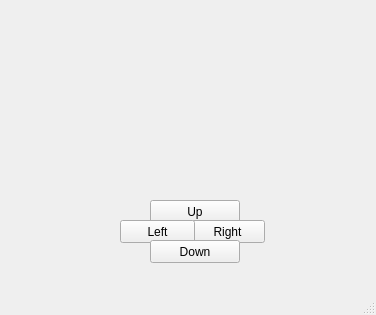
<?xml version="1.0" encoding="UTF-8"?>
<ui version="4.0">
 <class>MainWindow</class>
 <widget class="QMainWindow" name="MainWindow">
  <property name="geometry">
   <rect>
    <x>0</x>
    <y>0</y>
    <width>376</width>
    <height>315</height>
   </rect>
  </property>
  <property name="windowTitle">
   <string>LCL System</string>
  </property>
  <widget class="QWidget" name="centralwidget">
   <widget class="QPushButton" name="up_button">
    <property name="geometry">
     <rect>
      <x>150</x>
      <y>200</y>
      <width>90</width>
      <height>23</height>
     </rect>
    </property>
    <property name="text">
     <string>Up</string>
    </property>
   </widget>
   <widget class="QPushButton" name="right_button">
    <property name="geometry">
     <rect>
      <x>190</x>
      <y>220</y>
      <width>75</width>
      <height>23</height>
     </rect>
    </property>
    <property name="text">
     <string>Right</string>
    </property>
   </widget>
   <widget class="QPushButton" name="left_button">
    <property name="geometry">
     <rect>
      <x>120</x>
      <y>220</y>
      <width>75</width>
      <height>23</height>
     </rect>
    </property>
    <property name="text">
     <string>Left</string>
    </property>
   </widget>
   <widget class="QPushButton" name="down_button">
    <property name="geometry">
     <rect>
      <x>150</x>
      <y>240</y>
      <width>90</width>
      <height>23</height>
     </rect>
    </property>
    <property name="text">
     <string>Down</string>
    </property>
   </widget>
   <widget class="QWidget" name="verticalLayoutWidget">
    <property name="geometry">
     <rect>
      <x>80</x>
      <y>20</y>
      <width>221</width>
      <height>171</height>
     </rect>
    </property>
    <layout class="QVBoxLayout" name="verticalLayout"/>
   </widget>
  </widget>
  <widget class="QMenuBar" name="menubar">
   <property name="geometry">
    <rect>
     <x>0</x>
     <y>0</y>
     <width>376</width>
     <height>21</height>
    </rect>
   </property>
  </widget>
  <widget class="QStatusBar" name="statusbar"/>
 </widget>
 <resources/>
 <connections/>
</ui>
